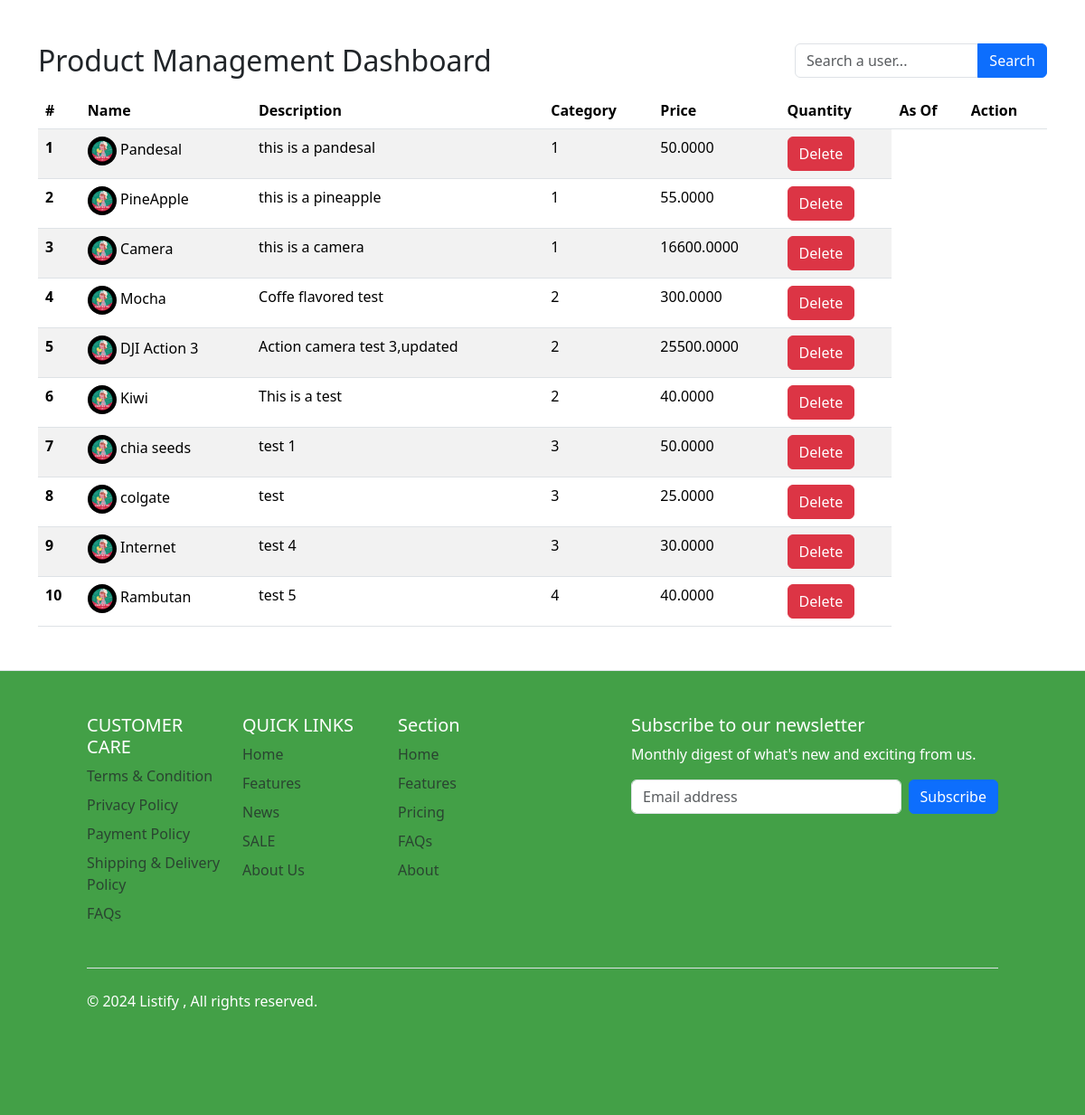
Screenshot of /inventoryAdminDashboard.php with the database file from the repository.
### tables this page shows
CREATE TABLE `products` (
  `product_id` int NOT NULL,
  `promotion_id` int DEFAULT NULL,
  `product_image` varchar(255) DEFAULT NULL,
  `product_name` varchar(255) NOT NULL,
  `product_description` varchar(255) NOT NULL,
  `product_category` int NOT NULL,
  `product_price` decimal(19,4) NOT NULL,
  `product_stocks` int NOT NULL,
  `added_by` varchar(255) NOT NULL,
  `updated_by` varchar(255) NOT NULL,
  `created_at` timestamp NOT NULL DEFAULT CURRENT_TIMESTAMP,
  `updated_at` timestamp NOT NULL DEFAULT CURRENT_TIMESTAMP
);

### controllers/productController.php (called while the page is built, shortened)
<?php
class Products extends DbConnection
{
    public function getAllProducts($currentPage, $itemsPerPage, $searchTerm)
    {
        try {
            $pdo = $this->connect();
            $offset = ($currentPage - 1) * $itemsPerPage;
            if (!empty($searchTerm)) {
                print_r($searchTerm);
                $query = "SELECT *
                          FROM products
                          WHERE product_name LIKE :searchTerm
                          LIMIT  $offset , $itemsPerPage";
                $statement = $pdo->prepare($query);
                $statement->bindValue(':searchTerm', "%$searchTerm%", PDO::PARAM_STR);
            } else {
                $query = "SELECT *
                          FROM products
                          LIMIT $offset , $itemsPerPage";
                $statement = $pdo->prepare($query);
            }
            $statement->execute();
            $products = $statement->fetchAll(PDO::FETCH_ASSOC);
            return $products;
        } catch (PDOException $e) {
            echo "Product Retrieval failed" . $e->getMessage();
        }
    }
}

### inventoryAdminDashboard.php (the view, shortened to what this page needs)
<?php
require_once 'productController.php';
$searchTerm = isset($_GET['search']) ? $_GET['search'] : "";
$currentPage = $_GET['page'] ?? 1;
$itemsPerPage = 10;
$productsData = $products->getAllProducts($currentPage, $itemsPerPage, $searchTerm);
$counter = 1;
?>
<?php include_once 'components/header.php';?>
<main>
<div class="container">
<div class="d-flex justify-content-between mt-5 gap-5" >
<h2>Product Management Dashboard</h2>
<form class="w-25" method="get">
    <div class="input-group mb-3 ">
        <input class="form-control" type="search" name="search" placeholder="Search a user..." required>
        <button type="submit" class="btn btn-primary text-white input-group-append" >Search</button>
    </div>
  </form>
</div>
<table class="table table-striped">
<thead>
    <tr>
      <th scope="col">#</th>
      <th scope="col">Name</th>
      <th scope="col">Description</th>
      <th scope="col">Category</th>
      <th scope="col">Price</th>
      <th scope="col">Quantity</th>
      <th scope="col">As Of</th>
      <th scope="col">Action</th>
    </tr>
  </thead>
  <tbody>
    <?php foreach ($productsData as $product) {?>
    <tr>
      <th scope="row"><?=$counter++?></th>
      <td><img src="/uploads/<?=$product['product_image']?>" alt="Profile Image" width="32" height="32" class="rounded-circle"> <?=$product['product_name']?></td>
      <td><?=$product['product_description']?></td>
      <td><?=$product['product_category']?></td>
      <td><?=$product['product_price']?></td>
        <td><button class="btn btn-danger" data-bs-toggle="modal" data-bs-target="#deleteConfirmModal" data-user-id="<?=$user['ID']?>">Delete</button>
        </tr>
        <?php }?>
  </tbody>
</table>
</div>
</main>
<?php include_once 'components/footer.php';?>

### rows the page displays
products: product_image (picture), product_name "Pandesal", product_description "this is a pandesal", product_category "1", product_price "50.0000"
products: product_image (picture), product_name "PineApple", product_description "this is a pineapple", product_category "1", product_price "55.0000"
products: product_image (picture), product_name "Camera", product_description "this is a camera", product_category "1", product_price "16600.0000"
products: product_image (picture), product_name "Mocha", product_description "Coffe flavored test", product_category "2", product_price "300.0000"
products: product_image (picture), product_name "DJI Action 3", product_description "Action camera test 3,updated", product_category "2", product_price "25500.0000"
products: product_image (picture), product_name "Kiwi", product_description "This is a test", product_category "2", product_price "40.0000"
products: product_image (picture), product_name "chia seeds", product_description "test 1", product_category "3", product_price "50.0000"
products: product_image (picture), product_name "colgate", product_description "test", product_category "3", product_price "25.0000"
products: product_image (picture), product_name "Internet", product_description "test 4", product_category "3", product_price "30.0000"
products: product_image (picture), product_name "Rambutan", product_description "test 5", product_category "4", product_price "40.0000"
